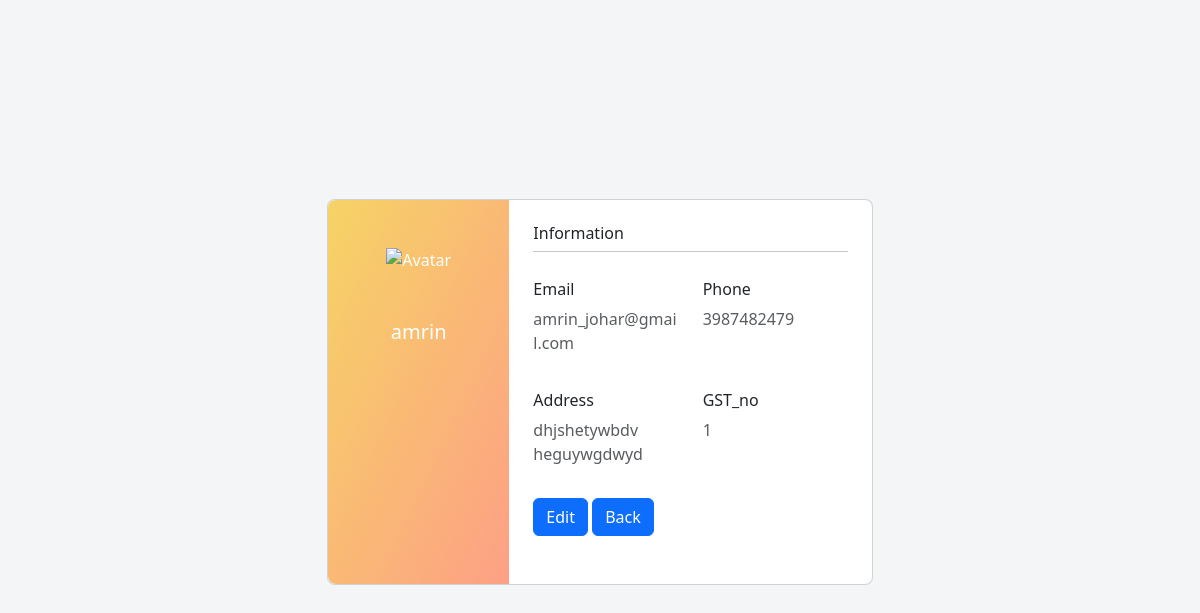
The app's page /seller_profile (signed in) with its own data.
### new_app/models.py (models this page shows)
class Seller(models.Model):
    user = models.OneToOneField(Login,on_delete=models.CASCADE,related_name='seller')
    GST_no =models.IntegerField()
    name = models.CharField(max_length=20)
    email = models.EmailField()
    phone_number = models.CharField(max_length=10)
    address = models.TextField()

### new_app/seller_views.py (the view)
# urls.py: path("seller_profile", seller_views.seller_profile, name="seller_profile"),
@login_required(login_url='login_view')
def seller_profile(request):
    user_data = request.user
    seller = Seller.objects.get(user=user_data)
    return render(request,'seller/seller_profile.html',{'seller1':seller})

### templates/seller/seller_profile.html (shortened to what this page needs)
<!DOCTYPE html>
<html lang="en">
<head>
<link href="https://cdn.jsdelivr.net/npm/bootstrap@5.3.2/dist/css/bootstrap.min.css" rel="stylesheet">
</head>
<body>
<section class="vh-100" style="background-color: #f4f5f7;">
  <div class="container py-5 h-100">
    <div class="row d-flex justify-content-center align-items-center h-100">
      <div class="col col-lg-6 mb-4 mb-lg-0">
        <div class="card mb-3" style="border-radius: .5rem;">
          <div class="row g-0">
            <div class="col-md-4 gradient-custom text-center text-white"
              style="border-top-left-radius: .5rem; border-bottom-left-radius: .5rem;">
              <img src="https://mdbcdn.b-cdn.net/img/Photos/new-templates/bootstrap-chat/ava1-bg.webp"
                alt="Avatar" class="img-fluid my-5" style="width: 80px;" />
              <h5>{{ seller1.name }}</h5>
            </div>
            <div class="col-md-8">
              <div class="card-body p-4">
                <h6>Information</h6>
                <hr class="mt-0 mb-4">
                <div class="row pt-1">
                  <div class="col-6 mb-3">
                    <h6>Email</h6>
                    <p class="text-muted">{{ seller1.email }}</p>
                  </div>
                  <div class="col-6 mb-3">
                    <h6>Phone</h6>
                    <p class="text-muted">{{ seller1.phone_number}}</p>
                  </div>
                </div>
                <div class="row pt-1">
                  <div class="col-6 mb-3">
                    <h6>Address</h6>
                    <p class="text-muted">{{ seller1.address }}</p>
                  </div>
                  <div class="col-6 mb-3">
                    <h6>GST_no</h6>
                    <p class="text-muted">{{ seller1.GST_no }}</p>
                  </div>
                    <div>
                        <a class="btn btn-primary" href="{% url 'edit_seller_profile' seller1.id %}" role="button">Edit</a>
                        <a class="btn btn-primary" href="{% url 'seller_base' %}" role="button">Back</a>
                    </div>
                </div>
                <div class="d-flex justify-content-start">
                  <a href="#!"></a>
                  <a href="#!"></a>
                </div>
              </div>
            </div>
          </div>
        </div>
      </div>
    </div>
  </div>
</section>
</body>
</html>

### templates/seller/seller_profile.html (style rules this page uses)
.gradient-custom { background: #f6d365; background: -webkit-linear-gradient(to right bottom, rgba(246, 211, 101, 1), rgba(253, 160, 133, 1)); background: linear-gradient(to right bottom, rgba(246, 211, 101, 1), rgba(253, 160, 133, 1)) }

### records on screen
Seller: name "amrin", email "amrin_johar@gmail.com", phone_number "3987482479", address "dhjshetywbdv heguywgdwyd", GST_no "1"
